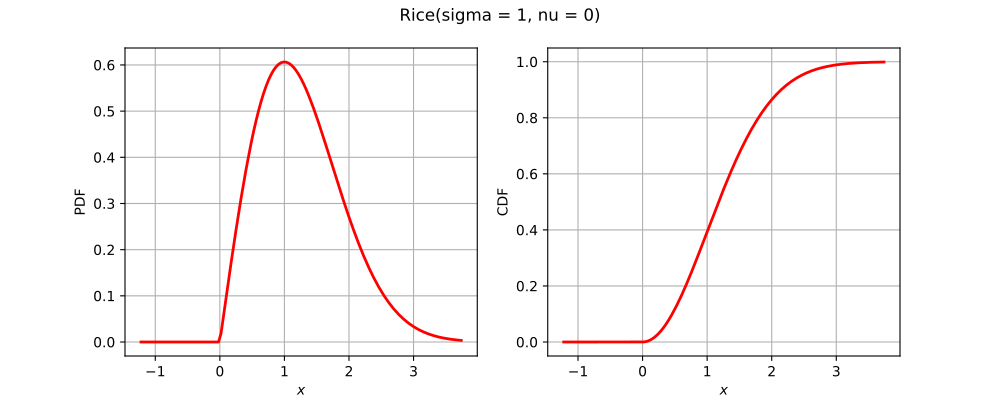

Reproduce this figure in Python.
import openturns as ot
from matplotlib import pyplot as plt
from openturns.viewer import View
if ot.Rice().__class__.__name__ == 'ComposedDistribution':
    correlation = ot.CorrelationMatrix(2)
    correlation[1, 0] = 0.25
    aCopula = ot.NormalCopula(correlation)
    marginals = [ot.Normal(1.0, 2.0), ot.Normal(2.0, 3.0)]
    distribution = ot.ComposedDistribution(marginals, aCopula)
elif ot.Rice().__class__.__name__ == 'CumulativeDistributionNetwork':
    distribution = ot.CumulativeDistributionNetwork([ot.Normal(2),ot.Dirichlet([0.5, 1.0, 1.5])], ot.BipartiteGraph([[0,1], [0,1]]))
elif ot.Rice().__class__.__name__ == 'Histogram':
    distribution = ot.Histogram([-1.0, 0.5, 1.0, 2.0], [0.45, 0.4, 0.15])
else:
    distribution = ot.Rice()
dimension = distribution.getDimension()
if dimension == 1:
    distribution.setDescription(['$x$'])
    pdf_graph = distribution.drawPDF()
    cdf_graph = distribution.drawCDF()
    fig = plt.figure(figsize=(10, 4))
    plt.suptitle(str(distribution))
    pdf_axis = fig.add_subplot(121)
    cdf_axis = fig.add_subplot(122)
    View(pdf_graph, figure=fig, axes=[pdf_axis], add_legend=False)
    View(cdf_graph, figure=fig, axes=[cdf_axis], add_legend=False)
elif dimension == 2:
    distribution.setDescription(['$x_1$', '$x_2$'])
    pdf_graph = distribution.drawPDF()
    fig = plt.figure(figsize=(10, 5))
    plt.suptitle(str(distribution))
    pdf_axis = fig.add_subplot(111)
    View(pdf_graph, figure=fig, axes=[pdf_axis], add_legend=False)
